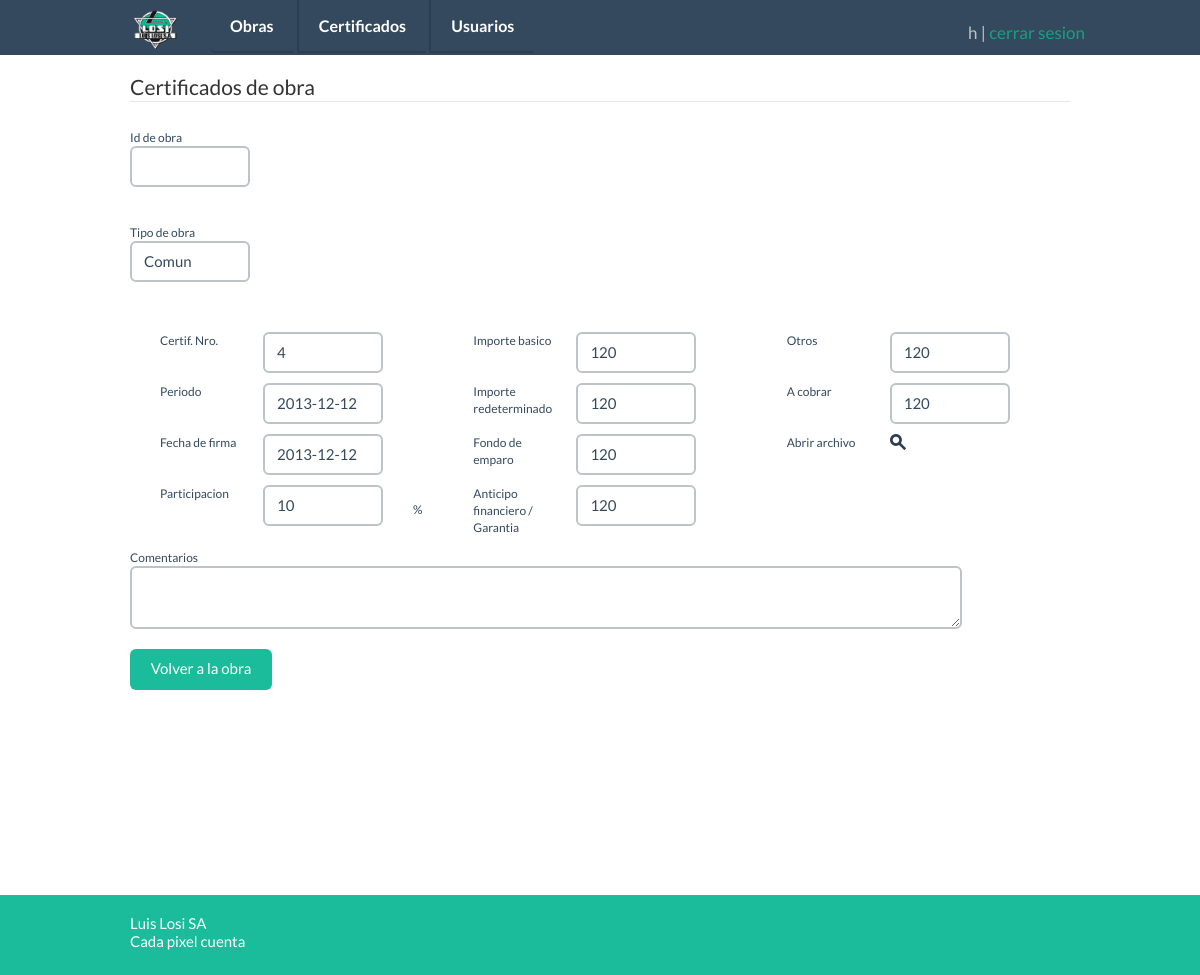
/certificados/muestra.php?id=4 (signed in), run on the app's committed database.
### tables this page shows
CREATE TABLE `tipocert` (
  `id` int(10) unsigned NOT NULL AUTO_INCREMENT,
  `descripcion` varchar(45) NOT NULL DEFAULT '',
  PRIMARY KEY (`id`)
);

CREATE TABLE `certificacion` (
  `id` int(10) unsigned NOT NULL AUTO_INCREMENT,
  `idObra` int(10) DEFAULT NULL,
  `certNro` int(10) unsigned DEFAULT NULL,
  `idTipo` int(10) unsigned DEFAULT NULL,
  `mes` varchar(15) DEFAULT NULL,
  `periodo` timestamp NULL DEFAULT NULL,
  `importeBasico` double DEFAULT NULL,
  `importeRedeterminado` double DEFAULT NULL,
  `fondoReparo` double DEFAULT NULL,
  `anticipoFinanciero` double DEFAULT NULL,
  `otrosDescuentos` double DEFAULT NULL,
  `aCobrar` double DEFAULT NULL,
  `comentario` varchar(50) DEFAULT NULL,
  `fecha` timestamp NULL DEFAULT NULL,
  `participacion` int(10) DEFAULT NULL,
  `imagen` varchar(250) DEFAULT NULL,
  `fechaFirma` timestamp NULL DEFAULT NULL,
  PRIMARY KEY (`id`),
  KEY `idObra` (`idObra`),
  KEY `FK_certificacion_2` (`idTipo`),
  CONSTRAINT `FK_certificacion_2` FOREIGN KEY (`idTipo`) REFERENCES `tipocert` (`id`),
  CONSTRAINT `FK_certificacion_ObraEjecutada` FOREIGN KEY (`idObra`) REFERENCES `obrasejecutadas` (`ID`)
);

### clases/ValueObject/TipocertValueObject.php (called while the page is built)
<?php
class TipocertValueObject {
    private $id, $descripcion;
    public function getId() {
        return $this->id;
    }
    public function setId($id) {
        $this->id = $id;
    }
    public function getDescripcion() {
        return $this->descripcion;
    }
    public function setDescripcion($descripcion) {
        $this->descripcion = $descripcion;
    }
}
?>

### clases/ActiveRecord/MysqlCertificacionActiveRecord.php (called while the page is built, shortened)
<?php
class MysqlCertificacionActiveRecord implements ActiveRecord {
    public function buscarPorCertNro($oValueObject) {
        $sql = "SELECT * FROM certificacion";
        $sql .= " WHERE certNro = ".$oValueObject->getCertNro().";";
        $resultado = mysql_query($sql);
        if($resultado){
            $fila = mysql_fetch_object($resultado);
            $oValueObject->setId($fila->id);
            $oValueObject->setIdObra($fila->idObra);
            $oValueObject->setCertNro($fila->certNro);
            $oValueObject->setIdTipo($fila->idTipo);
            $oValueObject->setMes($fila->mes);
            $oValueObject->setPeriodo($fila->periodo);
            $oValueObject->setImporteBasico($fila->importeBasico);
            $oValueObject->setImporteRedeterminado($fila->importeRedeterminado);
            $oValueObject->setFondoReparo($fila->fondoReparo);
            $oValueObject->setAnticipoFinanciero($fila->anticipoFinanciero);
            $oValueObject->setOtrosDescuentos($fila->otrosDescuentos);
            $oValueObject->setACobrar($fila->aCobrar);
            $oValueObject->setComentario($fila->comentario);
            $oValueObject->setFecha($fila->fecha);
            $oValueObject->setParticipacion($fila->participacion);
            $oValueObject->setImagen($fila->imagen);
            $oValueObject->setFechaFirma($fila->fechaFirma);
            return $oValueObject;
        } else {
            return FALSE;
        }
    }
}

### clases/ValueObject/CertificacionValueObject.php (called while the page is built, shortened)
<?php
class CertificacionValueObject {
    private $id, $idObra, $certNro, $idTipo, $mes, $periodo, $importeBasico;
    private $importeRedeterminado, $fondoReparo, $anticipoFinanciero;
    private $otrosDescuentos, $aCobrar, $comentario, $fecha;
    private $participacion, $imagen, $fechaFirma;
    public function getCertNro() {
        return $this->certNro;
    }
    public function setCertNro($certNro) {
        $this->certNro = $certNro;
    }
    public function getPeriodo() {
        return $this->periodo;
    }
    public function setPeriodo($periodo) {
        $this->periodo = $periodo;
    }
    public function getImporteBasico() {
        return $this->importeBasico;
    }
    public function setImporteBasico($importeBasico) {
        $this->importeBasico = $importeBasico;
    }
    public function getImporteRedeterminado() {
        return $this->importeRedeterminado;
    }
    public function setImporteRedeterminado($importeRedeterminado) {
        $this->importeRedeterminado = $importeRedeterminado;
    }
    public function getFondoReparo() {
        return $this->fondoReparo;
    }
    public function setFondoReparo($fondoReparo) {
        $this->fondoReparo = $fondoReparo;
    }
    public function getAnticipoFinanciero() {
        return $this->anticipoFinanciero;
    }
    public function setAnticipoFinanciero($anticipoFinanciero) {
        $this->anticipoFinanciero = $anticipoFinanciero;
    }
    public function getOtrosDescuentos() {
        return $this->otrosDescuentos;
    }
    public function setOtrosDescuentos($otrosDescuentos) {
        $this->otrosDescuentos = $otrosDescuentos;
    }
    public function getACobrar() {
        return $this->aCobrar;
    }
    public function setACobrar($aCobrar) {
        $this->aCobrar = $aCobrar;
    }
    public function getComentario() {
        return $this->comentario;
    }
    public function setComentario($comentario) {
        $this->comentario = $comentario;
    }
    public function getParticipacion() {
        return $this->participacion;
    }
    public function setParticipacion($participacion) {
        $this->participacion = $participacion;
    }
    public function getFechaFirma() {
        return $this->fechaFirma;
    }
    public function setFechaFirma($fechaFirma) {
        $this->fechaFirma = $fechaFirma;
    }
}
?>

### clases/ActiveRecord/MysqlTipocertActiveRecord.php (called while the page is built, shortened)
<?php
include_once '../clases/ValueObject/TipocertValueObject.php';
class MysqlTipocertActiveRecord implements ActiveRecord{
    public function buscar($oValueObject) {
        $sql = "SELECT * FROM tipocert ";
        $sql .= "WHERE id = " . $oValueObject->getId();
        $resultado = mysql_query($sql);
        if($resultado){
            $fila = mysql_fetch_object($resultado);
            $oValueObject->setId($fila->id);
            $oValueObject->setDescripcion($fila->descripcion);
            return $oValueObject;
        } else {
            return FALSE;
        }
    }
}
?>

### certificados/muestra.php (the view, shortened to what this page needs)
<?php
require_once '../clases/ActiveRecord/ActiveRecordAbstractFactory.php';
?>
<!DOCTYPE html>
<html>
    <head>
        <?php include_once "../includes/php/estilos.php";?>
    </head>
    <body>
        <?php include_once "../includes/php/header.php";
        include_once '../clases/ActiveRecord/MysqlCertificacionActiveRecord.php';
        include_once '../clases/ValueObject/CertificacionValueObject.php';
        $oCertificado = new MysqlCertificacionActiveRecord();
        $oCertificadoVO = new CertificacionValueObject();
        $oCertificadoVO->setCertNro($_GET["id"]);
        $oCertificadoVO = $oCertificado->buscarPorCertNro($oCertificadoVO);?>
        <div class="container">
            <form class="form-horizontal">
                <legend>Certificados de obra</legend>
                <div class="form-group col-lg-12">
                    <div class="col-lg-4">
                        <div class="form-group" >
                            <label class="control-label">Id de obra</label><br />
                             <?php
                            if(isset($_GET['idobra'])){
                                ?>
                            <input class="form-control short small" name="identificador" id="identificador" value="<?php echo $_GET['idobra'];?>" size="10">
                                <?php
                            } else {
                            ?>
                            <input class="form-control short small" name="identificador" id="identificador" value="" size="10">
                            <?php
                            }
                            ?>
                        </div>
                        <div>
                            <div class="form-group">
                                <label class="control-label">Tipo de obra</label><br />
                                <?php
                                    include_once '../clases/ActiveRecord/MysqlTipocertActiveRecord.php';
                                    include_once '../clases/ValueObject/TipocertValueObject.php';
                                    $oTipoCert = new MysqlTipocertActiveRecord();
                                    $oTipocertVO = new TipocertValueObject();
                                    $oTipocertVO->setId($oCertificadoVO->getIdTipo());
                                    $oTipocertVO = $oTipoCert->buscar($oTipocertVO);
                                ?>
                                <input class="form-control short small" name="Tipo_obra" id="identificador" value="<?php echo utf8_encode($oTipocertVO->getDescripcion()); ?>" size="10">
                            </div>
                        </div>
                    </div>
                </div>
                <div class="col-lg-4">
                    <div>
                        <label class="col-lg-5">Certif. Nro.</label>
                        <input class="form-control short small" name="nrocert" value="<?php echo utf8_encode($oCertificadoVO->getCertNro()); ?> " id="nrocert" size="10">
                    </div>
                    <div>
                        <label class="col-lg-5">Periodo</label>
                        <input class="form-control short small" name="periodo" value="<?php echo substr(utf8_encode($oCertificadoVO->getPeriodo()), 0, 10)  ; ?> " id="periodo" size="10">
                    </div>
                    <div >
                        <label class="col-lg-5">Fecha de firma</label>
                        <input class="form-control short small" name="fechafirma" value="<?php echo substr(utf8_encode($oCertificadoVO->getFechaFirma()), 0, 10)  ; ?> " id="fechafirma" size="10">
                    </div>
                    <div>
                        <label class="col-lg-5">Participacion</label>
                        <input class="form-control short small" name="participacion" value="<?php echo utf8_encode($oCertificadoVO->getParticipacion()); ?> " id="participacion" size="10">%
                    </div>
               </div>
                <div class="col-lg-4">
                    <div>
                        <label class="col-lg-5">Importe basico</label>
                        <input class="form-control short small" name="importeb" value="<?php echo utf8_encode($oCertificadoVO->getImporteBasico()); ?> " id="importeb" size="10">
                    </div>
                    <div >
                        <label class="col-lg-5">Importe redeterminado</label>
                        <input class="form-control short small" name="importer" value="<?php echo utf8_encode($oCertificadoVO->getImporteRedeterminado()); ?> " id="importer" size="10">
                    </div>
                    <div>
                        <label class="col-lg-5">Fondo de emparo</label>
                        <input class="form-control short small" name="fondoamp" value="<?php echo utf8_encode($oCertificadoVO->getFondoReparo()); ?> " id="fondoamp" size="10">
                    </div>
                    <div>
                        <label class="col-lg-5">Anticipo financiero / Garantia</label>
                        <input class="form-control short small" name="anticipo" value="<?php echo utf8_encode($oCertificadoVO->getAnticipoFinanciero()); ?> " id="anticipo" size="10">
                    </div>
               </div>
                <div class="col-lg-4">
                    <div>
                        <label class="col-lg-5">Otros</label>
                        <input class="form-control short small" name="otros" value="<?php echo utf8_encode($oCertificadoVO->getOtrosDescuentos()); ?> " id="otros" size="10">
                    </div>
                    <div >
                        <label class="col-lg-5">A cobrar</label>
                        <input class="form-control short small" name="acobrar" value="<?php echo utf8_encode($oCertificadoVO->getACobrar()); ?> " id="acobrar" size="10">
                    </div>
                    <div class="">
                        <label class="col-lg-5">Abrir archivo</label>
                        <a href="#"><img src="../images/todo/search.png" /></a>
                    </div>
               </div>
               <div class="form-group col-lg-11">
                    <label class="control-label">Comentarios</label><br />
                    <textarea class="col-lg-9 form-control" rows="2" maxlength="250" name="comentarios" id="comentarios" > <?php echo utf8_encode($oCertificadoVO->getComentario()); ?> </textarea>
               </div>
                <div class="span3">
                        <a href="../obras/muestra.php?id=<?php echo $_GET['idobra']?>" class="btn  btn-primary">&nbsp;&nbsp;&nbsp;Volver a la obra&nbsp;&nbsp;&nbsp;</a>
                </div>
            </form>
         </div>
        <?php include_once "../includes/php/footer.php";?>
    </body>
</html>

### css/flat-ui.css (style rules this page uses)
body { font-family: 'Lato', Helvetica, Arial, sans-serif; font-size: 14px; line-height: 1.231; color: #34495e; background-color: #ffffff; }
a { color: #16a085; text-decoration: none; -webkit-transition: 0.25s; -moz-transition: 0.25s; -o-transition: 0.25s; transition: 0.25s; -webkit-backface-visibility: hidden; }
.btn, .btn-group > .btn, .btn-group > .dropdown-menu, .btn-group > .popover { font-size: 15px; font-weight: 400; }
.btn { border: none; background: #bdc3c7; color: #ffffff; padding: 9px 12px 10px; line-height: 22px; text-decoration: none; border-radius: 6px; -webkit-transition: 0.25s linear; -moz-transition: 0.25s linear; -o-transition: 0.25s linear; transition: 0.25s linear; -webkit-backface-visibility: hidden; -webkit-user-select: none; -moz-user-select: none; -ms-user-select: none; -o-user-select: none; user-select: none; }
.btn.btn-primary { background-color: #1abc9c; }
textarea { font-size: 15px; line-height: 24px; padding: 5px 11px; }
label { font-weight: normal; line-height: 1.4285755000000002em; }
.form-control { border: 2px solid #bdc3c7; color: #34495e; font-family: 'Lato', Helvetica, Arial, sans-serif; font-size: 15px; padding: 8px 12px; height: 41px; -webkit-appearance: none; border-radius: 6px; -webkit-box-shadow: none; -moz-box-shadow: none; box-shadow: none; -webkit-transition: border .25s linear, color .25s linear, background-color .25s linear; -moz-transition: border .25s linear, color .25s linear, background-color .25s linear; -o-transition: border .25s linear, color .25s linear, background-color .25s linear; transition: border .25s linear, color .25s linear, background-color .25s linear; -webkit-backface-visibility: hidden; }
.form-group { position: relative; margin-bottom: 20px; }
.form-group { position: relative; }

### css/demo.css (style rules this page uses)
.container { max-width: 970px !important; }

### css/otros-estilos.css (style rules this page uses)
.short { width: 120px; display: inline; }
.small { margin: 0 30px 10px 0 ; }
.span3 { width: 220px; }
* { margin: 0; }
html, body { height: 100%; }
body { font-size: 12px; }
.container { min-height: 100%; height: auto !important; height: 100%; margin: 0 auto -40px; }

### data on the page
tipocert: Tipo_obra "Comun"
certificacion: nrocert "4", periodo "2013-12-12", fechafirma "2013-12-12", participacion "10", importeb "120", importer "120", fondoamp "120", anticipo "120", otros "120", acobrar "120"

### other printed values
$_SESSION['nombre'] "h"
